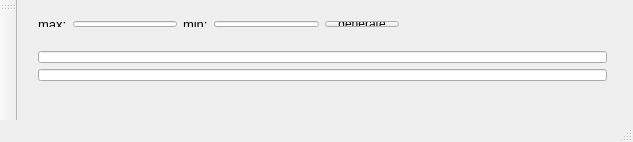
<?xml version="1.0" encoding="UTF-8"?>
<ui version="4.0">
 <class>MainWindow</class>
 <widget class="QMainWindow" name="MainWindow">
  <property name="geometry">
   <rect>
    <x>0</x>
    <y>0</y>
    <width>633</width>
    <height>142</height>
   </rect>
  </property>
  <property name="windowTitle">
   <string>MainWindow</string>
  </property>
  <widget class="QWidget" name="centralWidget">
   <widget class="QWidget" name="">
    <property name="geometry">
     <rect>
      <x>10</x>
      <y>40</y>
      <width>591</width>
      <height>52</height>
     </rect>
    </property>
    <layout class="QVBoxLayout" name="verticalLayout">
     <item>
      <widget class="QLineEdit" name="lineEdit">
       <property name="inputMethodHints">
        <set>Qt::ImhSensitiveData</set>
       </property>
      </widget>
     </item>
     <item>
      <widget class="QLineEdit" name="lineEdit_2">
       <property name="inputMethodHints">
        <set>Qt::ImhSensitiveData</set>
       </property>
      </widget>
     </item>
    </layout>
   </widget>
   <widget class="QWidget" name="">
    <property name="geometry">
     <rect>
      <x>10</x>
      <y>10</y>
      <width>383</width>
      <height>28</height>
     </rect>
    </property>
    <layout class="QHBoxLayout" name="horizontalLayout_4">
     <item>
      <layout class="QHBoxLayout" name="horizontalLayout_3">
       <item>
        <layout class="QHBoxLayout" name="horizontalLayout">
         <item>
          <widget class="QLabel" name="label">
           <property name="font">
            <font>
             <pointsize>10</pointsize>
            </font>
           </property>
           <property name="text">
            <string>max:</string>
           </property>
          </widget>
         </item>
         <item>
          <widget class="QLineEdit" name="lineEdit_max"/>
         </item>
        </layout>
       </item>
       <item>
        <layout class="QHBoxLayout" name="horizontalLayout_2">
         <item>
          <widget class="QLabel" name="label_2">
           <property name="font">
            <font>
             <pointsize>10</pointsize>
            </font>
           </property>
           <property name="text">
            <string>min:</string>
           </property>
          </widget>
         </item>
         <item>
          <widget class="QLineEdit" name="lineEdit_min"/>
         </item>
        </layout>
       </item>
      </layout>
     </item>
     <item>
      <widget class="QPushButton" name="generateButton">
       <property name="minimumSize">
        <size>
         <width>4</width>
         <height>0</height>
        </size>
       </property>
       <property name="text">
        <string>generate</string>
       </property>
      </widget>
     </item>
    </layout>
   </widget>
  </widget>
  <widget class="QMenuBar" name="menuBar">
   <property name="geometry">
    <rect>
     <x>0</x>
     <y>0</y>
     <width>633</width>
     <height>20</height>
    </rect>
   </property>
  </widget>
  <widget class="QToolBar" name="mainToolBar">
   <attribute name="toolBarArea">
    <enum>LeftToolBarArea</enum>
   </attribute>
   <attribute name="toolBarBreak">
    <bool>false</bool>
   </attribute>
  </widget>
  <widget class="QStatusBar" name="statusBar"/>
 </widget>
 <layoutdefault spacing="6" margin="11"/>
 <resources/>
 <connections/>
</ui>
